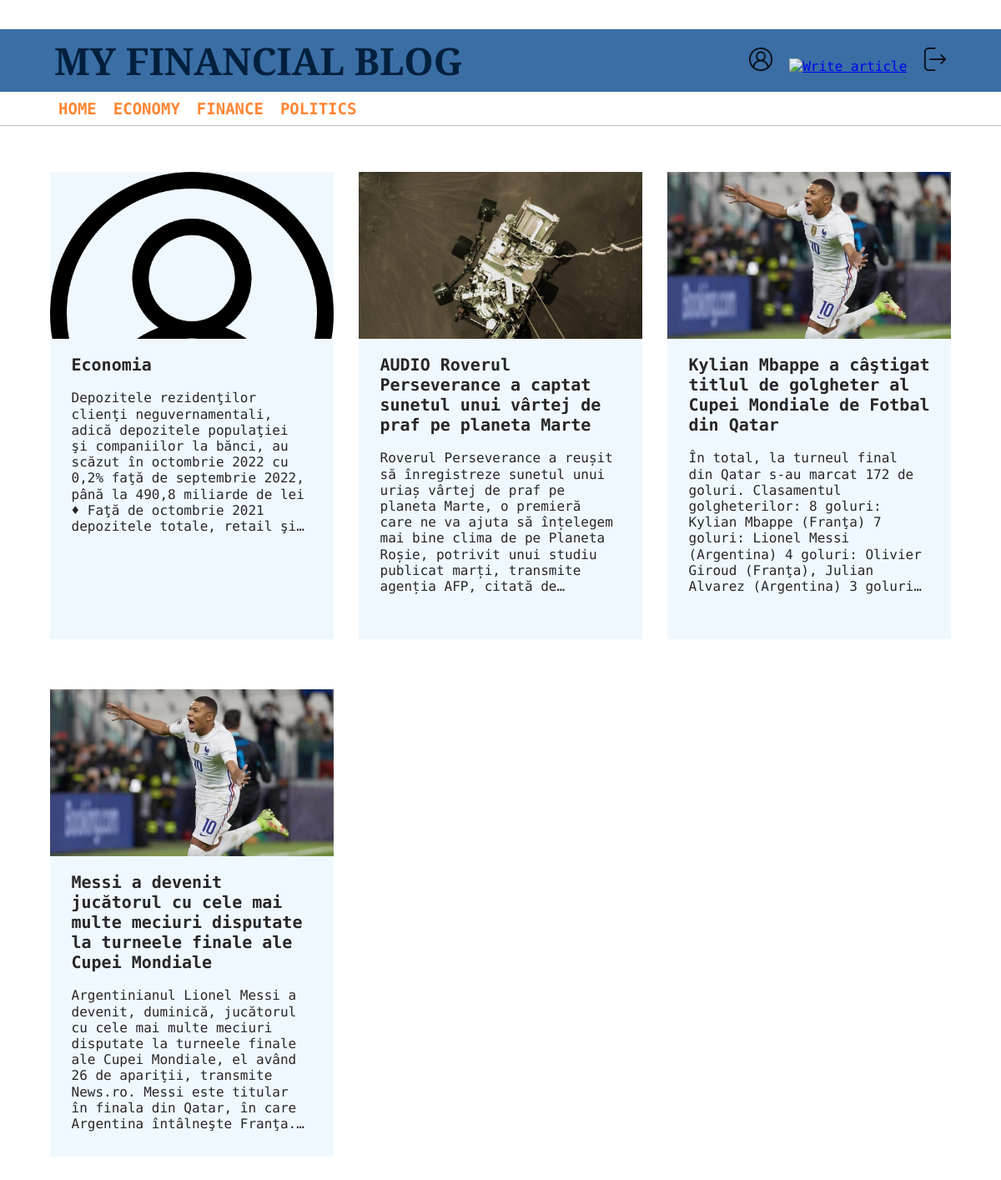
Screenshot of /home (signed in) with the database file from the repository.
### models.py (models this page shows)
class Article(db.Model):
	id = db.Column(db.Integer, primary_key=True)
	title = db.Column(db.String(128), index=True, unique=True)
	text = db.Column(db.Text)
	date = db.Column(db.DateTime, default=datetime.utcnow)
	image = db.Column(db.String())
	article_type = db.Column(db.String(), index=True)
	author = db.Column(db.Integer, db.ForeignKey('user.id'))
	comments = db.relationship('Comment', backref='article')

### app.py (the view)
@app.route("/")
@app.route("/home")
def home():
	articles = Article.query.all()
	return render_template('home.html', articles=articles)

### app.py (called while the page is built)
@login_manager.user_loader
def load_user(id):
	return User.query.get(int(id))

### templates/home.html (shortened to what this page needs)
{% extends 'layout.html' %}
{% block css %}
	<link rel="stylesheet" type="text/css" href="{{ url_for('static', filename='home.css') }}">
{% endblock %}
{% block content %}
	<div class="home-center">
		{% for article in articles %}
		<div class="article-tile">
			<div style="background-image: url('{{ article.image }}');" class="article-tile-img">
			</div>
			<div class="article-tile-body">
				<h3><a href="/{{ article.title }}">{{ article.title }}</a ></h3>
				<span>{{ article.text }}</span>
			</div>
		</div>
		{% endfor %}
	</div>
{% endblock %}

### templates/layout.html (shortened to what this page needs)
<!DOCTYPE html>
<html>
<head>
	<link rel="stylesheet" type="text/css" href="{{ url_for('static', filename='style.css') }}">
		{% block css %}
		{% endblock %}
</head>
<body>
<section id="top">
	<div class="center" id="exchange-bar">
	</div>
	<div id="header">
		<div id="logo-bar" class="center" >
			<h1 id="logo">MY FINANCIAL BLOG</h1>
			<div>
				{% if current_user.is_authenticated %}
				<a href="#"><img src="/static/user.png" title="User menu" class="user-action-img" id="user"></a>
				<a href="/write_article"><img src="/static/edit.png" title="Write article" class="user-action-img" id="write"></a>
				<a href="logout"><img src="/static/logout.png" title="Logout" class="user-action-img" id="logout"></a>
				{% else %}
				<a class='top-bar-button' href="register">Register</a>
				<a class='top-bar-button' href="login">Login</a>
				{% endif %}
			</div>
		</div>
	</div>
	<div id="navbar">
		<div class="center">
			<ul>
				<li><a href="/home">Home</a></li>
				<li><a href="">Economy</a></li>
				<li><a href="">Finance</a></li>
				<li><a href="">Politics</a></li>
			</ul>
		</div>
	</div>
</section>
{% block content %}
{% endblock %}
</body>
</html>

### static/style.css (style rules this page uses)
html, body { margin: 0px; padding: 0px; font-family: 'Roboto Mono', monospace; }
#top { display: flex; flex-direction: column; }
#exchange-bar { height: 35px; display: flex; flex-direction: row; justify-content: start; align-items: center; }
#header { width: 100%; height: 75px; background-color: #3a6ea5ff; }
#navbar { width: 100%; height: 40px; border-bottom: 1px solid #C0C0C0; }
#navbar ul { list-style-type: none; margin: 0; padding: 0; height: 100%; display: flex; flex-direction: row; align-content: center; }
#navbar li { display: flex; margin: auto 0; height: 100%; align-items: center; padding: 0 10px; }
#navbar a { text-decoration: none; text-transform: uppercase; font-size: 19px; font-weight: 700; color: #FF8533; height: 100%; display: flex; align-items: center; }
.center { width: 1080px; margin: 0 auto; height: 100%; }
#logo-bar { height: 100%; display: flex; flex-direction: row; justify-content: space-between; align-items: center; }
#logo { font-size: 45px; font-weight: 700; font-family: 'PT Serif', serif; padding-left: 5px; color: #00203D; }
.user-action-img { width: 28px; margin: 0 5px; }

### static/home.css (style rules this page uses)
.home-center { width: 1080px; margin: 25px auto; display: flex; flex-wrap: wrap; justify-content: space-between; align-content: flex-start; }
.article-tile { width: 340px; height: 560px; background-color: aliceblue; margin: 30px 0; }
.article-tile-img { width: 100%; height: 200px; background-size: cover; }
.article-tile-body { width: 85%; margin: 0 auto; margin-bottom: 20px; height: 60%; overflow: hidden; }
.article-tile-body a { text-decoration: none; font-size: 20px; font-weight: 700; padding: 0px; color: #272729; line-height: 1.2em; }
.article-tile-body span { width: 280px; height: 10.8em; line-height: 1.2em; display: -webkit-box; white-space: normal; overflow: hidden; text-overflow: ellipsis; -webkit-box-orient: vertical; -webkit-line-clamp: 9; color: #272729 }

### rows the page displays
Article: image (picture), title "Economia", text "Depozitele rezidenţilor clienţi neguvernamentali, adică depozitele populaţiei şi companiilor la bănci, au scăzut în octombrie 2022 cu 0,2% faţă de septembrie 2022, până la 490,8 miliarde de lei ♦ Faţă de octombrie 2021 depozitele totale, retail…"
Article: image (picture), title "AUDIO Roverul Perseverance a captat sunetul unui vârtej de praf pe planeta Marte", text "Roverul Perseverance a reușit să înregistreze sunetul unui uriaș vârtej de praf pe planeta Marte, o premieră care ne va ajuta să înțelegem mai bine clima de pe Planeta Roșie, potrivit unui studiu publicat marți, transmite agenția AFP, citată…"
Article: image (picture), title "Kylian Mbappe a câştigat titlul de golgheter al Cupei Mondiale de Fotbal din Qatar", text "În total, la turneul final din Qatar s-au marcat 172 de goluri. Clasamentul golgheterilor: 8 goluri: Kylian Mbappe (Franţa) 7 goluri: Lionel Messi (Argentina) 4 goluri: Olivier Giroud (Franţa), Julian Alvarez (Argentina) 3…"
Article: image (picture), title "Messi a devenit jucătorul cu cele mai multe meciuri disputate la turneele finale ale Cupei Mondiale", text "Argentinianul Lionel Messi a devenit, duminică, jucătorul cu cele mai multe meciuri disputate la turneele finale ale Cupei Mondiale, el având 26 de apariţii, transmite News.ro. Messi este titular în finala din Qatar, în care Argentina întâlneşte…"
